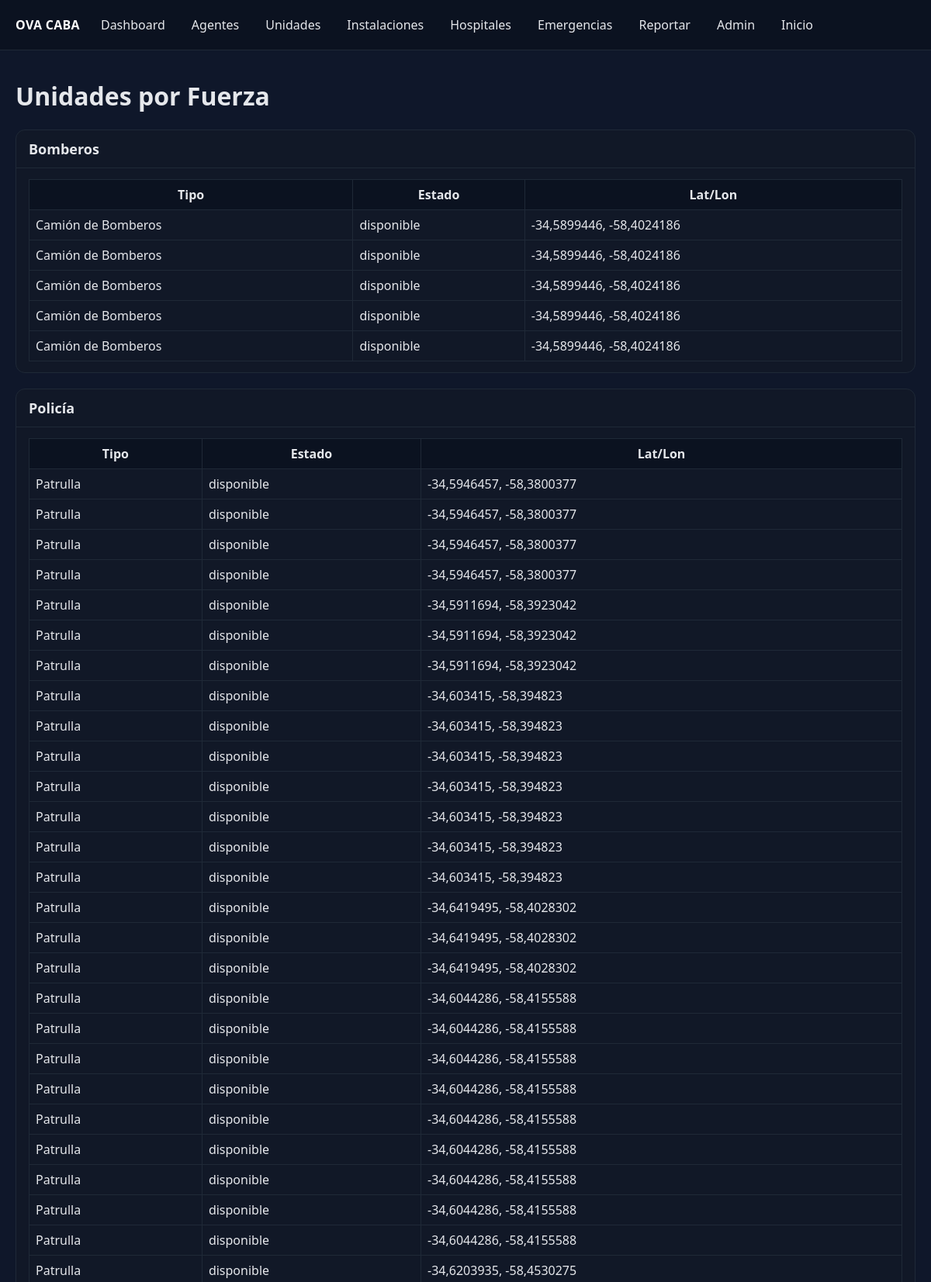
The page /unidades/ (upper part) on the database its author committed.
### core/models.py (models this page shows, shortened)
class Force(models.Model):
    name = models.CharField(max_length=100, unique=True, verbose_name='Nombre')  # e.g., 'Bomberos', 'SAME', 'Policía', 'Tránsito'
    contact_info = models.TextField(blank=True, verbose_name='Información de Contacto')
    created_at = models.DateTimeField(default=timezone.now, verbose_name='Creado en')
    class Meta:
        verbose_name = 'Fuerza'
        verbose_name_plural = 'Fuerzas'

class Vehicle(models.Model):
    force = models.ForeignKey(Force, on_delete=models.CASCADE, verbose_name='Fuerza')
    type = models.CharField(max_length=100, verbose_name='Tipo')  # e.g., 'Ambulancia', 'Camión de Bomberos', 'Patrulla', 'Moto de Tránsito'
    current_lat = models.FloatField(null=True, blank=True, verbose_name='Latitud Actual')
    current_lon = models.FloatField(null=True, blank=True, verbose_name='Longitud Actual')
    target_lat = models.FloatField(null=True, blank=True, verbose_name='Latitud Objetivo')
    target_lon = models.FloatField(null=True, blank=True, verbose_name='Longitud Objetivo')
    home_facility = models.ForeignKey('Facility', on_delete=models.SET_NULL, null=True, blank=True, verbose_name='Base')
    status = models.CharField(max_length=50, choices=[('disponible', 'Disponible'), ('en_ruta', 'En Ruta'), ('ocupado', 'Ocupado') ], default='disponible', verbose_name='Estado')
    class Meta:
        verbose_name = 'Vehículo'
        verbose_name_plural = 'Vehículos'

### core/views.py (the view)
# urls.py: path('unidades/', unidades_por_fuerza, name='unidades_por_fuerza'),
def unidades_por_fuerza(request):
    fuerzas = Force.objects.all().order_by('name')
    data = []
    for f in fuerzas:
        unidades = Vehicle.objects.filter(force=f)
        data.append({'force': f, 'unidades': unidades})
    return render(request, 'core/unidades_por_fuerza.html', {'data': data})

### core/templates/core/unidades_por_fuerza.html (shortened to what this page needs)
{% extends 'core/base.html' %}
{% block content %}
  <h1>Unidades por Fuerza</h1>
  {% for item in data %}
  <div class="force card">
    <h2 style="padding:12px 16px; margin:0; border-bottom:1px solid #1f2937;">{{ item.force.name }}</h2>
    <div class="body">
    <table>
      <thead>
        <tr>
          <th>Tipo</th>
          <th>Estado</th>
          <th>Lat/Lon</th>
        </tr>
      </thead>
      <tbody>
        {% for v in item.unidades %}
        <tr>
          <td>{{ v.type }}</td>
          <td>{{ v.status }}</td>
          <td>{{ v.current_lat }}, {{ v.current_lon }}</td>
        </tr>
        {% empty %}
        <tr><td colspan="3">No hay unidades.</td></tr>
        {% endfor %}
      </tbody>
    </table>
    </div>
  </div>
  {% endfor %}
{% endblock %}

### rows shown on the page
Force: force.name "Bomberos"
Vehicle: type "Camión de Bomberos", status "disponible", current_lat "-34,5899446", current_lon "-58,4024186"
Vehicle: type "Camión de Bomberos", status "disponible", current_lat "-34,5899446", current_lon "-58,4024186"
Vehicle: type "Camión de Bomberos", status "disponible", current_lat "-34,5899446", current_lon "-58,4024186"
Vehicle: type "Camión de Bomberos", status "disponible", current_lat "-34,5899446", current_lon "-58,4024186"
Vehicle: type "Camión de Bomberos", status "disponible", current_lat "-34,5899446", current_lon "-58,4024186"
Force: force.name "Policía"
Vehicle: type "Patrulla", status "disponible", current_lat "-34,5946457", current_lon "-58,3800377"
Vehicle: type "Patrulla", status "disponible", current_lat "-34,5946457", current_lon "-58,3800377"
Vehicle: type "Patrulla", status "disponible", current_lat "-34,5946457", current_lon "-58,3800377"
Vehicle: type "Patrulla", status "disponible", current_lat "-34,5946457", current_lon "-58,3800377"
Vehicle: type "Patrulla", status "disponible", current_lat "-34,5911694", current_lon "-58,3923042"
Vehicle: type "Patrulla", status "disponible", current_lat "-34,5911694", current_lon "-58,3923042"
Vehicle: type "Patrulla", status "disponible", current_lat "-34,5911694", current_lon "-58,3923042"
Vehicle: type "Patrulla", status "disponible", current_lat "-34,603415", current_lon "-58,394823"
Vehicle: type "Patrulla", status "disponible", current_lat "-34,603415", current_lon "-58,394823"
Vehicle: type "Patrulla", status "disponible", current_lat "-34,603415", current_lon "-58,394823"
Vehicle: type "Patrulla", status "disponible", current_lat "-34,603415", current_lon "-58,394823"
Vehicle: type "Patrulla", status "disponible", current_lat "-34,603415", current_lon "-58,394823"
Vehicle: type "Patrulla", status "disponible", current_lat "-34,603415", current_lon "-58,394823"
Vehicle: type "Patrulla", status "disponible", current_lat "-34,603415", current_lon "-58,394823"
Vehicle: type "Patrulla", status "disponible", current_lat "-34,6419495", current_lon "-58,4028302"
Vehicle: type "Patrulla", status "disponible", current_lat "-34,6419495", current_lon "-58,4028302"
Vehicle: type "Patrulla", status "disponible", current_lat "-34,6419495", current_lon "-58,4028302"
Vehicle: type "Patrulla", status "disponible", current_lat "-34,6044286", current_lon "-58,4155588"
Vehicle: type "Patrulla", status "disponible", current_lat "-34,6044286", current_lon "-58,4155588"
Vehicle: type "Patrulla", status "disponible", current_lat "-34,6044286", current_lon "-58,4155588"
Vehicle: type "Patrulla", status "disponible", current_lat "-34,6044286", current_lon "-58,4155588"
Vehicle: type "Patrulla", status "disponible", current_lat "-34,6044286", current_lon "-58,4155588"
Vehicle: type "Patrulla", status "disponible", current_lat "-34,6044286", current_lon "-58,4155588"
Vehicle: type "Patrulla", status "disponible", current_lat "-34,6044286", current_lon "-58,4155588"
Vehicle: type "Patrulla", status "disponible", current_lat "-34,6044286", current_lon "-58,4155588"
Vehicle: type "Patrulla", status "disponible", current_lat "-34,6044286", current_lon "-58,4155588"
Vehicle: type "Patrulla", status "disponible", current_lat "-34,6203935", current_lon "-58,4530275"
